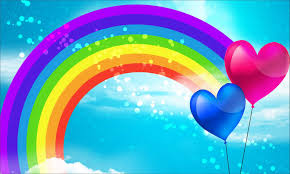
#> input picture arcoiris.jpg, 290 x 174 px
$ python Otsu.py
#> lines starting #> are read from the running program, lines starting #| are printed output that depends on the picture; after the words box and inside, x2 and y2 are one past the last pixel; in counts of white or black regions, pixels touching at a corner belong together
import cv2
import numpy as np
from matplotlib import pyplot as plt

path = "arcoiris.jpg"
img = cv2.imread(path)
#> img is the input picture: shape (174, 290, 3); mean B, G, R 194.1, 162.8, 106.6
h, w = img.shape[:2]
#> h = 174; w = 290

cv2.imshow("IMG Original ", img)

#transformar img emn escala de cinza
imgcinza = np.zeros((h,w), np.uint8)
imgcinza = (img[...,0]*0.1 + img[..., 1]*0.65 + img[...,2]*0.25).astype('uint8')
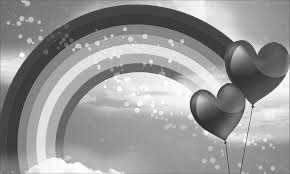
#> imgcinza: shape (174, 290); min 25, max 255, mean 151.4
cv2.imshow("Escala de Cinza ", imgcinza)


#histograma e printa
histograma = cv2.calcHist([imgcinza], [0], None, [256], [0,256])
#> histograma = 256 values, max 946 at index 60, min 0 at index 0, mean 197.1


#algoritmo de otsu para achar limiar
totalPixel = h*w
#> totalPixel = 50460
soma = 0

for i in range(256):
    soma += i * histograma[i]
#> this loop made 256 passes
#> soma on passes 1 to 3: [0], [0], [0]
#> after the loop, soma = [7641475]

somaB = 0

fundo = 0
frente = 0

varianciaMaior = 0
threshold = 0

for i in range(256):
    fundo += histograma[i]
    if (fundo == 0):
        continue

    frente = totalPixel - fundo
    if (frente == 0):
        break

    somaB += i*histograma[i]

    mediaFundo = somaB / fundo
    mediaFrente = (soma - somaB) / frente

    variancia = fundo * frente * (mediaFundo-mediaFrente) * (mediaFundo-mediaFrente)

    if (variancia > varianciaMaior):
        varianciaMaior = variancia
        threshold = i
#> this loop made 256 passes
#> (fundo, frente, somaB, mediaFundo, mediaFrente, variancia, varianciaMaior) on pass 26: ([1], [50459], [25], [25], [151.4], [806676416], [806676416])
#> (fundo, frente, somaB, mediaFundo, mediaFrente, varianciaMaior) on passes 30, 32, 33, 35, 36, 37: ([2], [50458], [54], [27], [151.4], [1.56e+09]), ([3], [50457], [85], [28.33], [151.4], [2.29e+09]), ([5], [50455], [149], [29.8], [151.4], [3.73e+09]), ([8], [50452], [251], [31.38], [151.5], [5.82e+09]), ([10], [50450], [321], [32.1], [151.5], [7.19e+09]), ([13], [50447], [429], [33], [151.5], [9.2e+09])
#> after the loop, fundo = [50460]; somaB = [7640455]; threshold = 141; varianciaMaior = [4.79e+12]

binaria = np.zeros((h, w), np.uint8)

for i in range(h):
    for j in range(w):
        if imgcinza[i, j] >= threshold:
            binaria[i, j] = 255
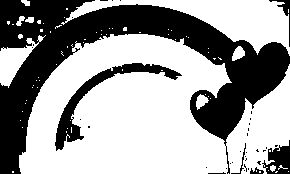
#> binaria: shape (174, 290); 61.9% white; 36 black regions (30 under 20 px), largest, box (x1, y1, x2, y2) and area: (0, 0, 290, 174) 16637, (55, 63, 182, 151) 1672, (262, 140, 290, 174) 543, (269, 0, 290, 47) 159, (231, 143, 246, 174) 53, (250, 167, 264, 174) 53

cv2.imshow("Binaria ", binaria)
plt.plot(histograma)
plt.xlim([0,255])
plt.show()
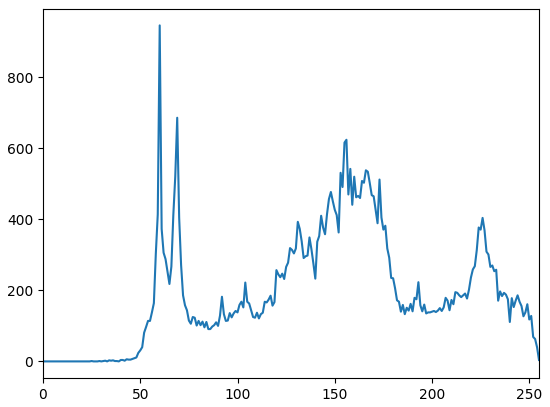
#> figure drawn by matplotlib, 1 panel; curve peaks at x = 60, y = 946
cv2.waitKey(0)

$ run again, with bruno.jpg copied over arcoiris.jpg
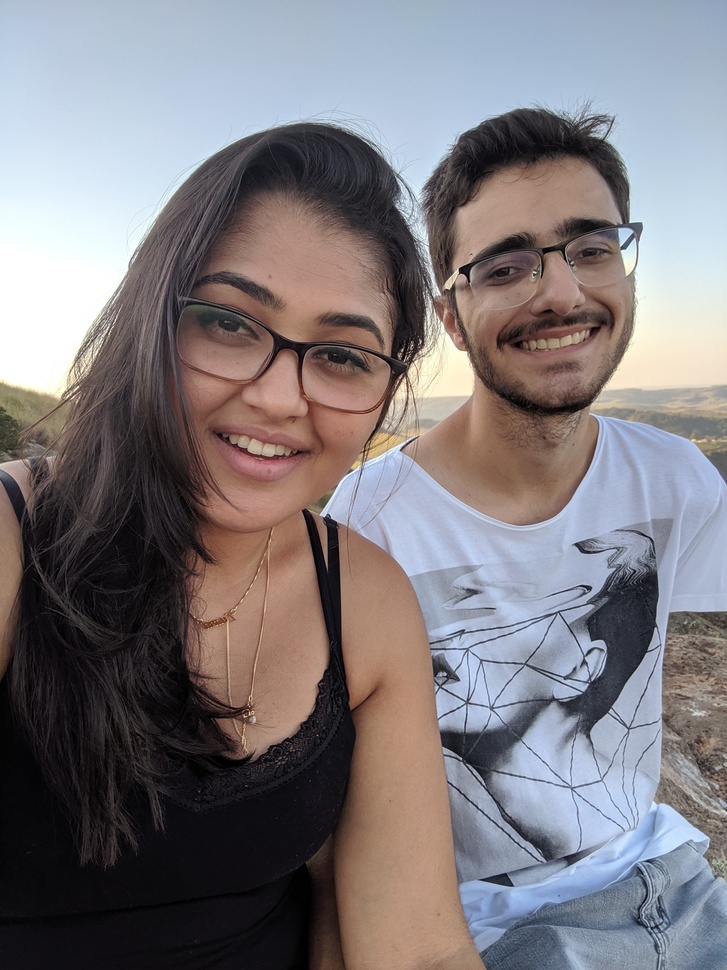
#> input picture bruno.jpg, 727 x 970 px, shrunk from 2448 x 3264 before the run
#> img is the input picture: shape (970, 727, 3); mean B, G, R 126, 122.2, 127.1
#> histograma = 256 values, max 10542 at index 13, min 701 at index 249, mean 2754.6
#> the loop `for i in range(256):` made 256 passes
#> soma on passes 1 to 3: [0], [887], [3307]
#> after the loop `for i in range(256):`: soma = [86987432]
#> the loop `for i in range(256):` made 256 passes
#> (fundo, frente, somaB, mediaFundo, mediaFrente, varianciaMaior) on passes 1 to 8: ([708], [704482], [0], [0], [123.5], [7.6e+12]), ([1595], [703595], [887], [0.556], [123.6], [1.7e+13]), ([2805], [702385], [3307], [1.18], [123.8], [2.96e+13]), ([4032], [701158], [6988], [1.73], [124.1], [4.23e+13]), ([5794], [699396], [14036], [2.42], [124.4], [6.02e+13]), ([8571], [696619], [27921], [3.26], [124.8], [8.82e+13]), ([11775], [693415], [47145], [4], [125.4], [1.2e+14]), ([15572], [689618], [73724], [4.73], [126], [1.58e+14])
#> after the loop `for i in range(256):`: fundo = [705190]; somaB = [84519800]; threshold = 109; varianciaMaior = [1.96e+15]
#> after the loop `for i in range(h):`:
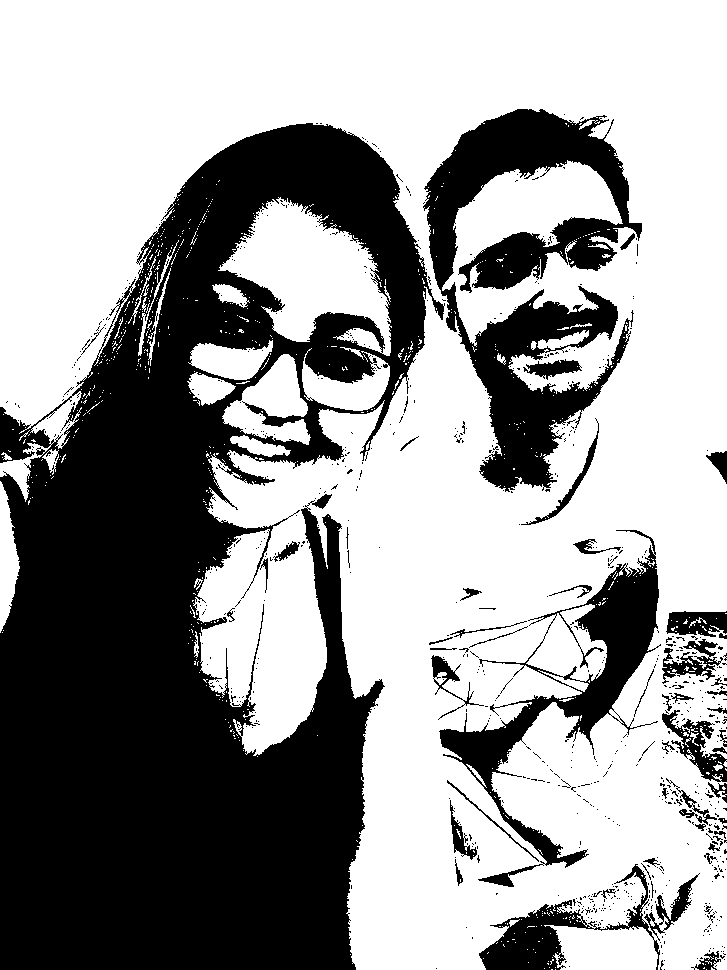
#> binaria: shape (970, 727); 61% white; 768 black regions (713 under 20 px), largest, box (x1, y1, x2, y2) and area: (0, 123, 445, 970) 210315, (423, 109, 642, 492) 33212, (439, 530, 661, 887) 14286
#> `plt.show()`:
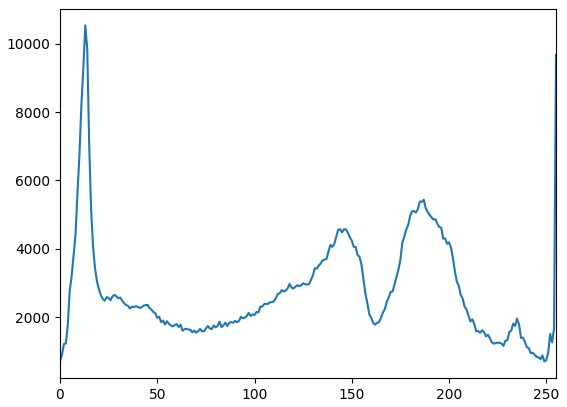
#> figure drawn by matplotlib, 1 panel; curve peaks at x = 13, y = 10542
